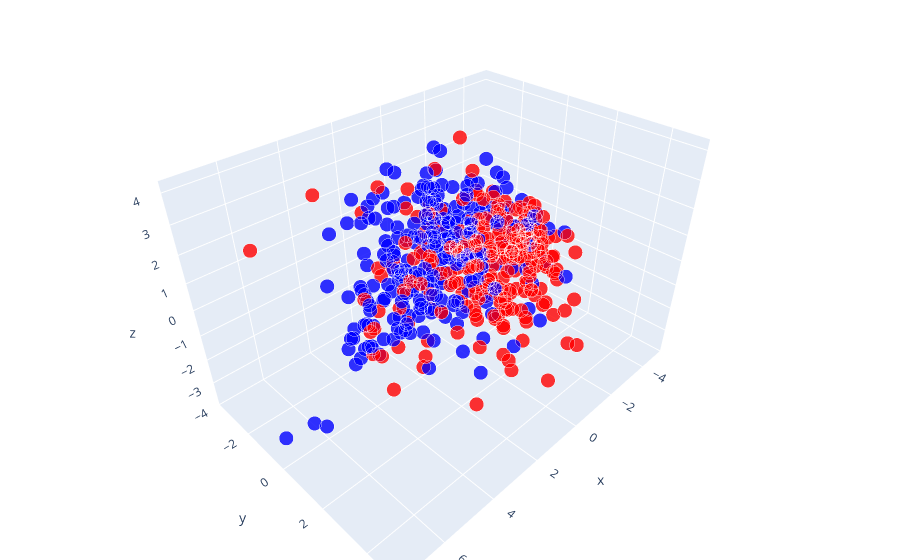

Source (notebook cell):
### Markdown cell above
Come da premesse, tramite la matrice di correlazione possiamo individuare:
- esistenza di un legame tra Numero di Iponimi e probabilità che un concetto sia Basic
- una correlazione negativa tra numero di Iponimi e aumento della Depth (quindi concetti piu specifici)
- una correlazione negativa tra Depth e probabilità che un concetto sia Basic

Per quanto riguarda il resto dei plot, posso dire che c'è un forte Bias verso l'etichettatura "Non è difficile"
il che indica che sarebbe meglio non utilizzarla come feature del modello, siccome causerebbe forte Bias. Il resto
delle feature segue invece una distribuzione normale ( con queesta rappresentazione non si nota, ma le parole Basic vs Advanced sono equamente distribuite)

Di seguito il plot (PCA) dei vari embedding. Purtroppo così visto è poco significativo, in realtà è costruito a partire dalle frasi degli esempi, definizioni e sinonimi associati ad un synset. Ho colorato diversamente i punti che identificano un concetto Basic da uno Advance e mi permetterei di dire che la vicinanza tra punti rossi e blu, potrebbe proprio rappresentare i legame tra i synset che è presente su Wordnet. ( Non ho fatto analisi in dettaglio però)

### Code cell
from sklearn.decomposition import PCA
from mpl_toolkits.mplot3d import Axes3D
import matplotlib.pyplot as plt

# Collect all embeddings in a list
embeddings_list = [emb for emb in final_df['Context Embedding']]

# If your embeddings are not already 1D, you can flatten them like this
embeddings_flattened = [emb.flatten() for emb in embeddings_list]

# Create a numpy array from the list
embeddings_array = np.array(embeddings_flattened)
import plotly.graph_objects as go
import numpy as np

# Apply PCA
pca = PCA(n_components=3)
pca_result = pca.fit_transform(embeddings_array)

# Define color based on 'isBasic_percentage'
colors = ['red' if value > 0.5 else 'blue' for value in final_df['isBasic_percentage']]

# Define a trace
trace = go.Scatter3d(
    x=pca_result[:, 0],
    y=pca_result[:, 1],
    z=pca_result[:, 2],
    mode='markers',
    marker=dict(
        color=colors,
        size=5,
        line=dict(
            color='rgba(217, 217, 217, 0.14)',
            width=0.5
        ),
        opacity=0.8,
    )
)

data = [trace]

layout = go.Layout(
    margin=dict(
        l=0,
        r=0,
        b=0,
        t=0
    )
)

fig = go.Figure(data=data, layout=layout)
fig.show()

### Figure 1 — Plotly figure (JSON) as saved in the notebook; plotly's stock layout.template omitted (floating-point values rounded to 4 significant figures; data arrays with more than 128 entries replaced by an {"elided": "..."} marker saying what was removed)
{"data": [{"marker": {"color": {"elided": "504 str values"}, "line": {"color": "rgba(217, 217, 217, 0.14)", "width": 0.5}, "opacity": 0.8, "size": 5}, "mode": "markers", "type": "scatter3d", "x": {"elided": "504 float values"}, "y": {"elided": "504 float values"}, "z": {"elided": "504 float values"}}], "layout": {"margin": {"b": 0, "l": 0, "r": 0, "t": 0}}}
